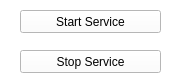
<?xml version="1.0" encoding="UTF-8"?>
<ui version="4.0">
 <class>SvcControl</class>
 <widget class="QMainWindow" name="SvcControl">
  <property name="geometry">
   <rect>
    <x>0</x>
    <y>0</y>
    <width>182</width>
    <height>84</height>
   </rect>
  </property>
  <property name="minimumSize">
   <size>
    <width>182</width>
    <height>84</height>
   </size>
  </property>
  <property name="maximumSize">
   <size>
    <width>182</width>
    <height>84</height>
   </size>
  </property>
  <property name="windowTitle">
   <string>Service Control</string>
  </property>
  <property name="windowIcon">
   <iconset resource="../ico/icons.qrc">
    <normaloff>:/icons/icon</normaloff>:/icons/icon</iconset>
  </property>
  <property name="layoutDirection">
   <enum>Qt::LeftToRight</enum>
  </property>
  <property name="styleSheet">
   <string notr="true">background:white</string>
  </property>
  <widget class="QWidget" name="centralwidget">
   <widget class="QPushButton" name="stop_svc_btn">
    <property name="geometry">
     <rect>
      <x>20</x>
      <y>50</y>
      <width>141</width>
      <height>23</height>
     </rect>
    </property>
    <property name="styleSheet">
     <string notr="true"/>
    </property>
    <property name="text">
     <string>Stop Service</string>
    </property>
   </widget>
   <widget class="QPushButton" name="start_svc_btn">
    <property name="geometry">
     <rect>
      <x>20</x>
      <y>10</y>
      <width>141</width>
      <height>23</height>
     </rect>
    </property>
    <property name="styleSheet">
     <string notr="true"/>
    </property>
    <property name="text">
     <string>Start Service</string>
    </property>
   </widget>
  </widget>
 </widget>
 <resources>
  <include location="../ico/icons.qrc"/>
 </resources>
 <connections/>
</ui>
